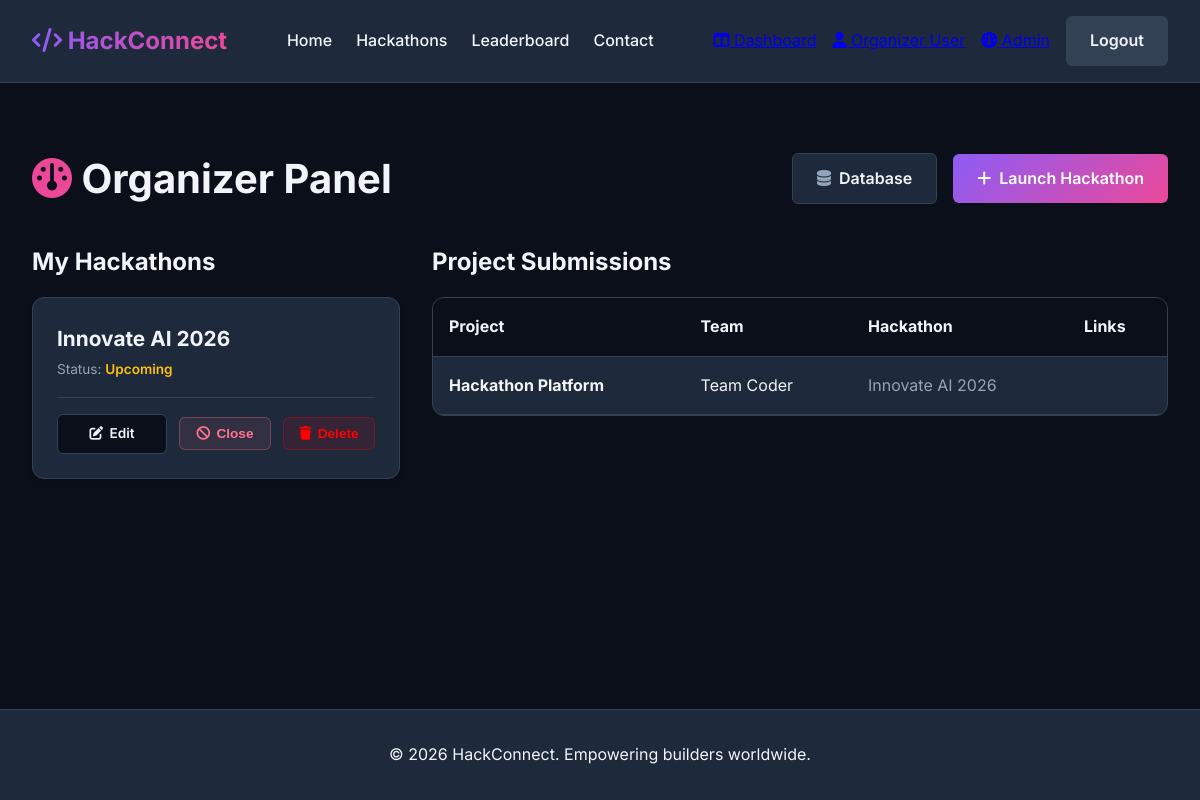
/admin (signed in), run on the app's committed database.
### tables this page shows
CREATE TABLE hackathons (
    id INTEGER PRIMARY KEY AUTOINCREMENT,
    title TEXT NOT NULL,
    description TEXT NOT NULL,
    start_date TEXT NOT NULL,
    end_date TEXT NOT NULL,
    theme TEXT,
    rules TEXT,
    prize_info TEXT,
    status TEXT DEFAULT 'upcoming', -- 'upcoming', 'active', 'completed'
    organizer_id INTEGER NOT NULL, prizes TEXT,
    FOREIGN KEY(organizer_id) REFERENCES users(id)
);

CREATE TABLE submissions (
    id INTEGER PRIMARY KEY AUTOINCREMENT,
    team_id INTEGER NOT NULL,
    hackathon_id INTEGER NOT NULL,
    title TEXT NOT NULL,
    description TEXT NOT NULL,
    github_link TEXT,
    demo_video TEXT,
    FOREIGN KEY(team_id) REFERENCES teams(id),
    FOREIGN KEY(hackathon_id) REFERENCES hackathons(id)
);

CREATE TABLE teams (
    id INTEGER PRIMARY KEY AUTOINCREMENT,
    name TEXT NOT NULL,
    hackathon_id INTEGER NOT NULL,
    FOREIGN KEY(hackathon_id) REFERENCES hackathons(id)
);

### app.py (the view)
@app.route('/admin')
def admin():
    if g.user is None or g.user['role'] not in ['admin', 'organizer']:
        flash('Unauthorized access.', 'error')
        return redirect(url_for('index'))
    conn = get_db_connection()
    hackathons = conn.execute('SELECT * FROM hackathons WHERE organizer_id = ?', (g.user['id'],)).fetchall()
    submissions = conn.execute('''
        SELECT s.*, t.name as team_name, h.title as hackathon_title
        FROM submissions s
        JOIN teams t ON s.team_id = t.id
        JOIN hackathons h ON s.hackathon_id = h.id
        WHERE h.organizer_id = ?
    ''', (g.user['id'],)).fetchall()
    conn.close()
    return render_template('admin.html', hackathons=hackathons, submissions=submissions)

### app.py (called while the page is built)
def get_db_connection():
    conn = sqlite3.connect('database.db')
    conn.row_factory = sqlite3.Row
    return conn

@app.before_request
def load_logged_in_user():
    user_id = session.get('user_id')
    if user_id is None:
        g.user = None
    else:
        conn = get_db_connection()
        user = conn.execute('SELECT * FROM users WHERE id = ?', (user_id,)).fetchone()
        conn.close()
        if user:
            g.user = dict(user)
        else:
            g.user = None

### templates/admin.html (shortened to what this page needs)
{% extends "layout.html" %}
{% block content %}
<div style="margin-top: 2rem; margin-bottom: 2rem; display: flex; justify-content: space-between; align-items: center; flex-wrap: wrap; gap: 1rem;">
    <h1 style="font-size: 2.5rem; margin: 0;"><i class="fa-solid fa-gauge" style="color: var(--gradient-end);"></i> Organizer Panel</h1>
    <div style="display: flex; gap: 1rem; align-items: center; flex-wrap: wrap;">
        <a href="{{ url_for('db_view') }}" class="btn" style="background: var(--card-bg); border: 1px solid var(--border-color); color: var(--text-color);"><i class="fa-solid fa-database" style="margin-right: 0.5rem; color: var(--text-muted);"></i>Database</a>
        <a href="{{ url_for('create_hackathon') }}" class="btn btn-gradient"><i class="fa-solid fa-plus" style="margin-right: 0.5rem;"></i>Launch Hackathon</a>
    </div>
</div>
<div style="display: flex; gap: 2rem; flex-wrap: wrap;">
    <div style="flex: 1; min-width: 300px;">
        <h2 style="font-size: 1.5rem; margin-bottom: 1rem;">My Hackathons</h2>
        {% for hc in hackathons %}
            <div style="background: var(--card-bg); border: 1px solid var(--border-color); border-radius: 12px; padding: 1.5rem; margin-bottom: 1rem; transition: transform 0.2s; box-shadow: 0 4px 6px rgba(0,0,0,0.1);" onmouseover="this.style.transform='translateY(-2px)'" onmouseout="this.style.transform='translateY(0)'">
                <div style="display: flex; justify-content: space-between; align-items: flex-start; margin-bottom: 1rem;">
                    <div>
                        <h3 style="margin-bottom: 0.25rem; font-size: 1.3rem;">{{ hc.title }}</h3>
                        <p style="color: var(--text-muted); font-size: 0.85rem; margin: 0;">Status: <span style="font-weight: 600; color: {% if hc.status == 'active' %}#4CAF50{% elif hc.status == 'upcoming' %}#FFC107{% else %}var(--text-muted){% endif %}; text-transform: capitalize;">{{ hc.status }}</span></p>
                    </div>
                </div>
                <div style="display: flex; gap: 0.75rem; align-items: center; border-top: 1px solid var(--border-color); padding-top: 1rem; margin-top: 0.5rem;">
                    <a href="{{ url_for('edit_hackathon', id=hc.id) }}" class="btn" style="flex: 1; text-align: center; background: var(--bg-color); color: var(--text-color); border: 1px solid var(--border-color); padding: 0.5rem; font-size: 0.85rem; text-decoration: none; border-radius: 6px;"><i class="fa-solid fa-pen-to-square" style="margin-right: 0.4rem;"></i>Edit</a>
                    {% if hc.status != 'closed' %}
                    <form action="{{ url_for('close_hackathon', id=hc.id) }}" method="POST" style="margin: 0; flex: 1;" onsubmit="return confirm('Are you sure you want to officially close this hackathon?');">
                        <button type="submit" class="btn" style="width: 100%; background: rgba(255, 117, 140, 0.1); color: #ff758c; border: 1px solid rgba(255, 117, 140, 0.3); padding: 0.5rem; font-size: 0.85rem; border-radius: 6px;"><i class="fa-solid fa-ban" style="margin-right: 0.4rem;"></i>Close</button>
                    </form>
                    {% else %}
                    <div style="flex: 1; text-align: center; background: var(--bg-color); color: var(--text-muted); border: 1px dashed var(--border-color); padding: 0.5rem; font-size: 0.85rem; border-radius: 6px; cursor: not-allowed; opacity: 0.7;">Closed</div>
                    {% endif %}
                    <form action="{{ url_for('delete_hackathon', id=hc.id) }}" method="POST" style="margin: 0; flex: 1;" onsubmit="return confirm('Are you sure you want to delete this hackathon? This action cannot be undone.');">
                        <button type="submit" class="btn" style="width: 100%; background: rgba(255, 0, 0, 0.1); color: #ff0000; border: 1px solid rgba(255, 0, 0, 0.3); padding: 0.5rem; font-size: 0.85rem; border-radius: 6px;"><i class="fa-solid fa-trash" style="margin-right: 0.4rem;"></i>Delete</button>
                    </form>
                </div>
            </div>
        {% else %}
            <p style="color: var(--text-muted);">No hackathons created yet.</p>
        {% endfor %}
    </div>
    <div style="flex: 2; min-width: 300px;">
        <h2 style="font-size: 1.5rem; margin-bottom: 1rem;">Project Submissions</h2>
        <div style="background: var(--card-bg); border: 1px solid var(--border-color); border-radius: 12px; overflow: hidden;">
            <table style="width: 100%; border-collapse: collapse;">
                <thead style="background: var(--bg-color); text-align: left; border-bottom: 1px solid var(--border-color);">
                    <tr>
                        <th style="padding: 1rem;">Project</th>
                        <th style="padding: 1rem;">Team</th>
                        <th style="padding: 1rem;">Hackathon</th>
                        <th style="padding: 1rem;">Links</th>
                    </tr>
                </thead>
                <tbody>
                    {% for sub in submissions %}
                    <tr style="border-bottom: 1px solid var(--border-color);">
                        <td style="padding: 1rem; font-weight: bold;">{{ sub.title }}</td>
                        <td style="padding: 1rem;">{{ sub.team_name }}</td>
                        <td style="padding: 1rem; color: var(--text-muted);">{{ sub.hackathon_title }}</td>
                        <td style="padding: 1rem; display: flex; gap: 0.5rem;">
                        </td>
                    </tr>
                    {% else %}
                    <tr>
                        <td colspan="4" style="padding: 2rem; text-align: center; color: var(--text-muted);">No submissions yet.</td>
                    </tr>
                    {% endfor %}
                </tbody>
            </table>
        </div>
    </div>
</div>
{% endblock %}

### static/css/style.css (style rules this page uses)
:root { --bg-color: #0b0f19; --text-color: #f1f5f9; --text-muted: #94a3b8; --primary-color: #3b82f6; --secondary-color: #10b981; --card-bg: #1e293b; --border-color: #334155; --hover-bg: #2dd4bf; --gradient-start: #8b5cf6; --gradient-end: #ec4899; --input-bg: #0f172a; }
* { box-sizing: border-box; margin: 0; padding: 0; }
body { font-family: 'Inter', -apple-system, BlinkMacSystemFont, "Segoe UI", Helvetica, Arial, sans-serif; background-color: var(--bg-color); color: var(--text-color); line-height: 1.6; min-height: 100vh; display: flex; flex-direction: column; }
.btn { display: inline-block; padding: 0.75rem 1.5rem; border-radius: 6px; font-size: 1rem; font-weight: 600; cursor: pointer; text-align: center; text-decoration: none; transition: all 0.3s ease; border: none; }
.btn-gradient { background: linear-gradient(135deg, var(--gradient-start), var(--gradient-end)); color: white; }

### data on the page
hackathons: title "Innovate AI 2026", status "Upcoming"
submissions: title "Hackathon Platform", team_name "Team Coder", hackathon_title "Innovate AI 2026"
